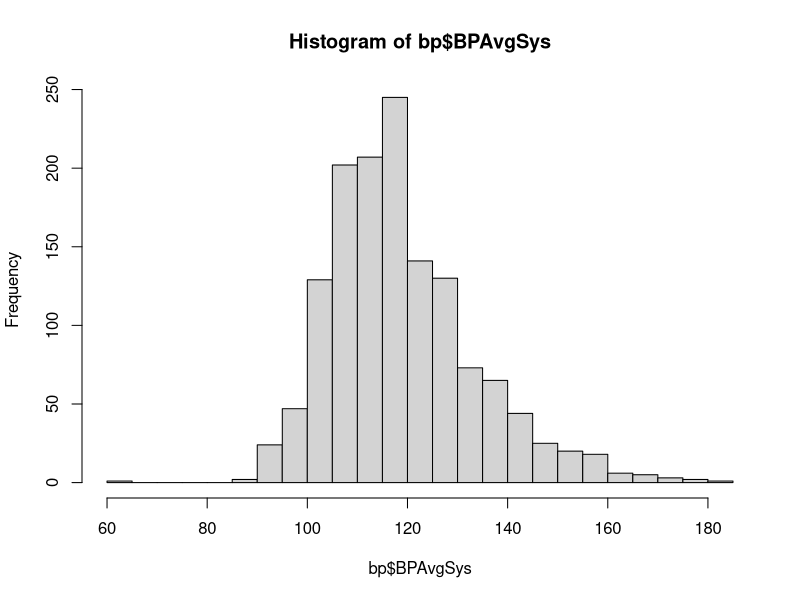
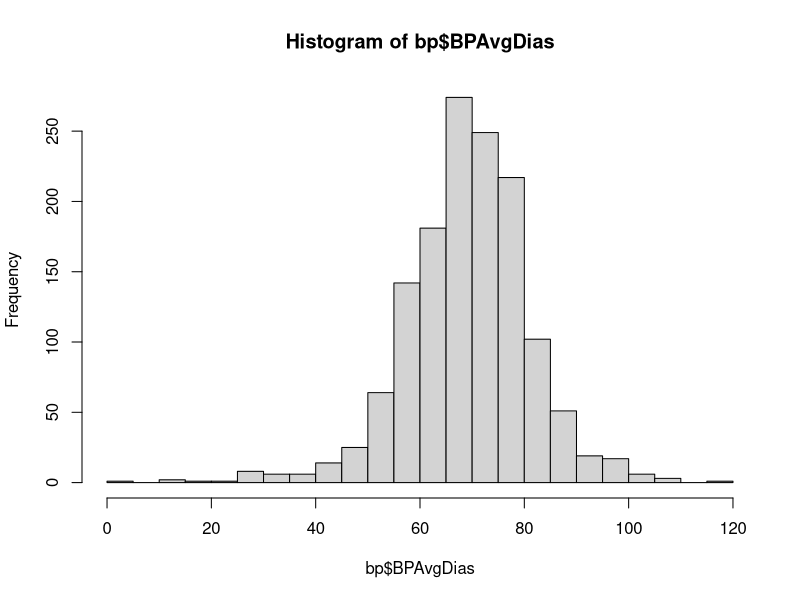
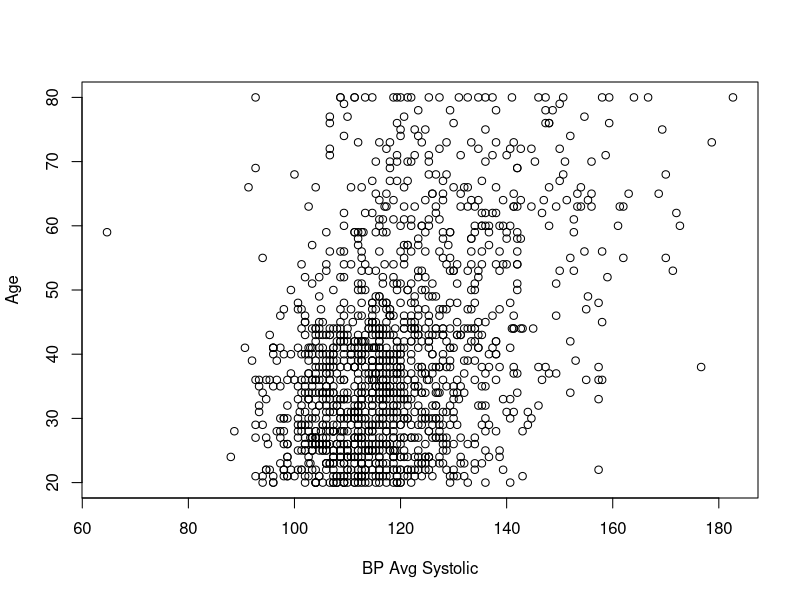
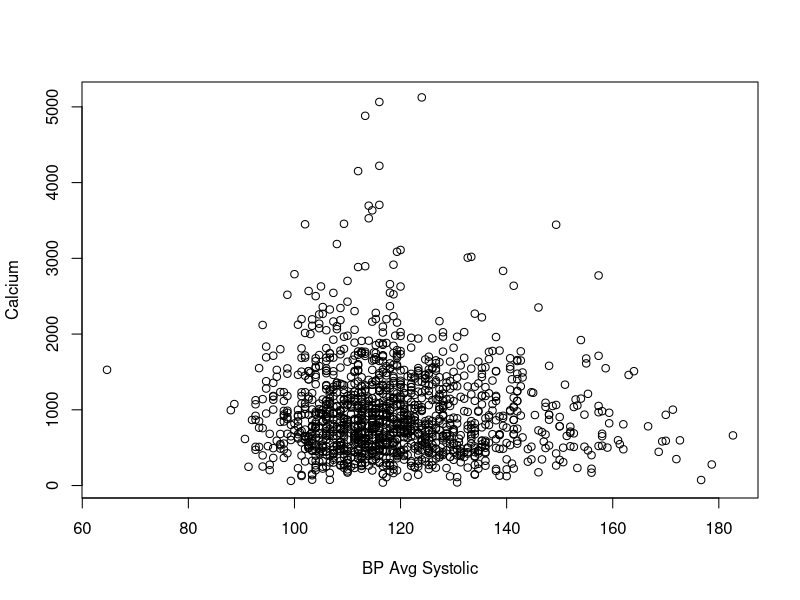
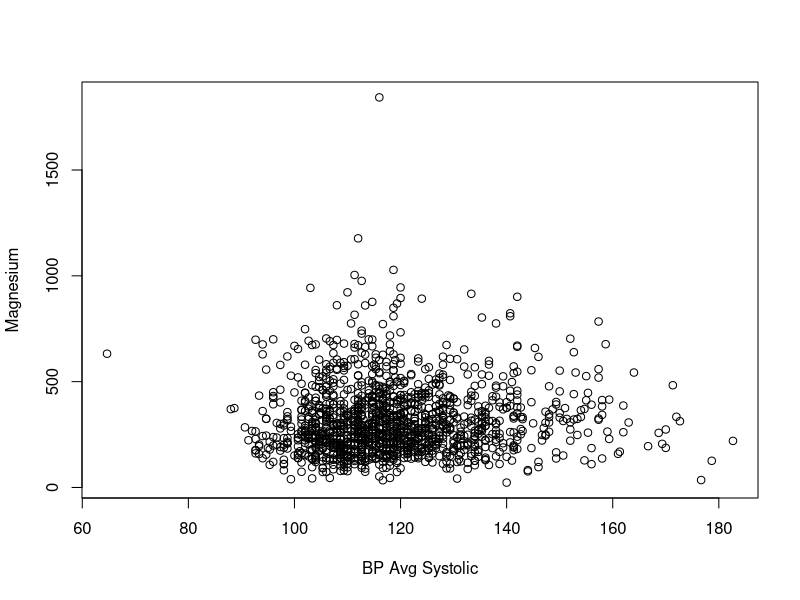
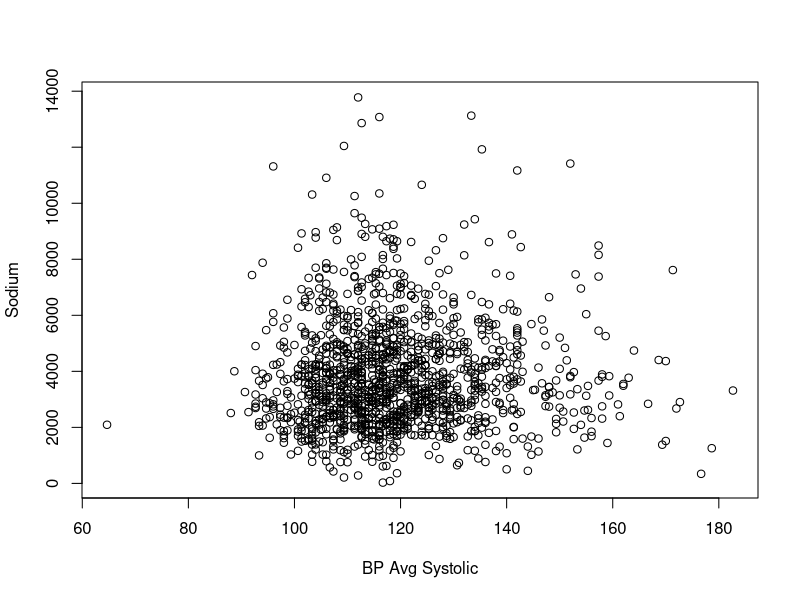
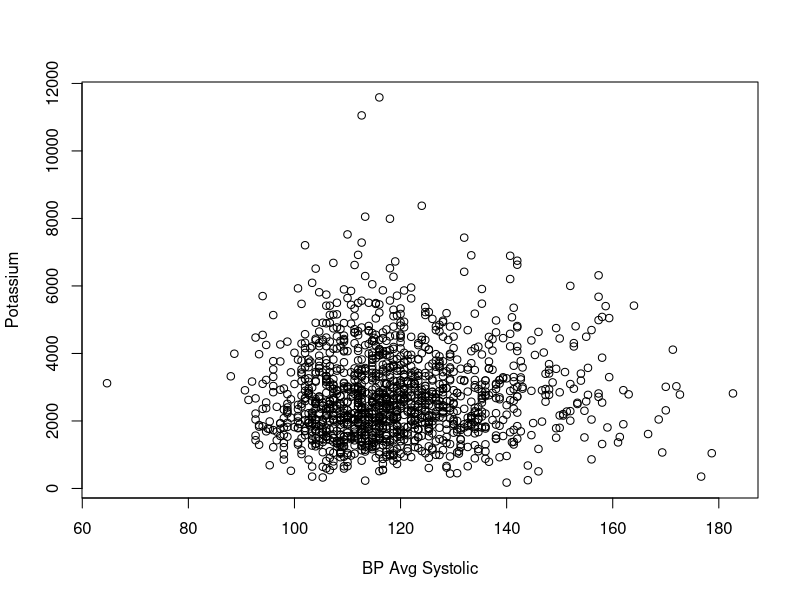
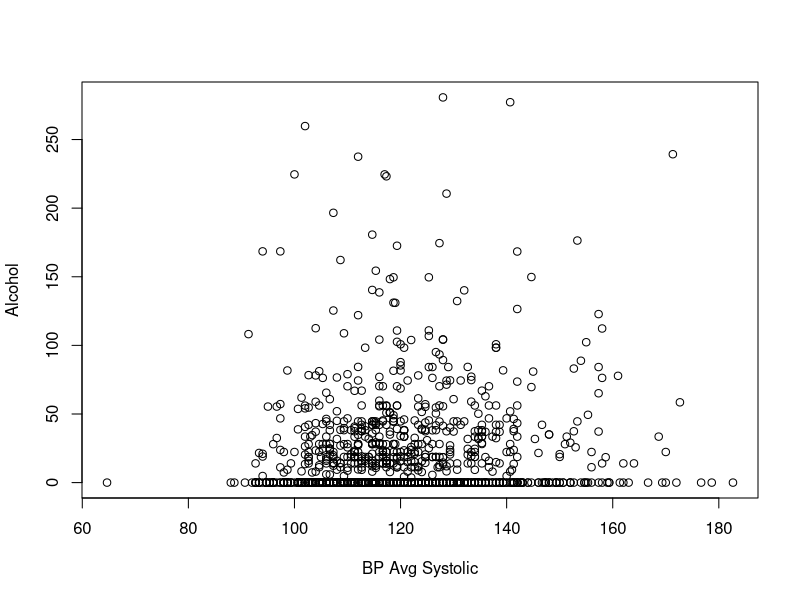

Reproduce these figures in R, in order.
## ---- chunk 1
knitr::opts_chunk$set(echo = TRUE)
## ---- chunk 2
bp = read.csv("NHANES Filtered Workbook.csv")
bp$BPAvgSys = rowMeans(bp[c("BPXSY1", "BPXSY2", "BPXSY3")], na.rm=TRUE)
bp$BPAvgDias = rowMeans(bp[c("BPXDI1", "BPXDI2", "BPXDI3")], na.rm=TRUE)
library(dplyr)
bp = select(bp,-c(SEQN, BPXSY1, BPXSY2, BPXSY3,BPXDI1,BPXDI2, BPXDI3, LBXIN, LBDINSI, LBDLDL, DIQ050, URXPREG,IND235))
## ---- chunk 3
bp = na.omit(bp)
bp$DBD895 = replace(bp$DBD895, bp$DBD895==5555, 22)
## ---- chunk 4
bp = bp %>% filter(RIDEXPRG != 3, INDHHIN2 %in% c(1:10,14,15), DRQSPREP != 9, DRQSDIET != 9, !ALQ130 %in% c(777,999), !DIQ010 %in% c(7,9), !DIQ160 %in% c(7,9), !DBD895 %in% c(7777,9999), !DPQ030 %in% c(7,9), !MCQ080 %in% c(7,9), !MCQ160B %in% c(7,9), !MCQ160C %in% c(7,9), !MCQ160F %in% c(7,9), !PAD680 %in% c(7777,9999), !SMQ020 %in% c(7,9))
## ---- chunk 5
colnames(bp)[1:34] = c("Sex","Age","Race","Pregnant", "InfantsInHousehold", "ChildrenInHousehold", "SeniorsInHousehold", "Income", "SaltUsed", "SpecialDiet", "Calcium","Magnesium","Sodium","Potassium","Alcohol", "Weight","BMI", "Waist", "LabCalcium", "LabCholesterol", "LabTriglycerides", "LabHDL", "LabGlucose", "DailyAlcoholicDrinks", "Diabetic","Prediabetic", "WeeklyMealsNotHomePrepared", "HighBP", "Overweight", "CongestiveHeartFailure", "CoronaryHeartDisease", "Stroke", "SedentaryMins", "SmokedCigarettes")

## ---- chunk 6
bp = select(bp,-c(Diabetic))
## ---- chunk 7
# Create training and testing set
# split samples (75% for training and 25% for testing)
select.bp <- sample(1:nrow(bp), 0.75*nrow(bp))
bp <- bp[select.bp,]  #Selecting 75% of the data for training purpose
bp_test <- bp[-select.bp,]  #Selecting 25% (remaining) of the data for testing purpose
## ---- chunk 8
bp_d = subset(bp, select= -c(BPAvgSys))
bp_s = subset(bp, select= -c(BPAvgDias))
## ---- chunk 9
hist(bp$BPAvgSys, breaks =40)
hist(bp$BPAvgDias, breaks=40)
## ---- chunk 10
numerical = subset(bp, select = c(Age, Calcium, Magnesium, Sodium, Potassium, Alcohol, Weight, BMI, Waist, LabCalcium, LabCholesterol, LabTriglycerides, LabHDL, LabGlucose, DailyAlcoholicDrinks, WeeklyMealsNotHomePrepared, SedentaryMins))
i = 1
while (i <= length(names(numerical))) {
  plot(bp$BPAvgSys, numerical[,i], xlab = "BP Avg Systolic", ylab = names(numerical)[i])
  i = i + 1
}
## ---- chunk 11

i=1
while (i <= length(names(numerical))) {
  plot(bp$BPAvgDias, numerical[,i], xlab = "BP Avg Diastolic", ylab = names(numerical)[i])
  i = i + 1
}

## ---- chunk 12
characs = subset(bp, select = -c(Age, Calcium, Magnesium, Sodium, Potassium, Alcohol, Weight, BMI, Waist, LabCalcium, LabCholesterol, LabTriglycerides, LabHDL, LabGlucose, DailyAlcoholicDrinks, WeeklyMealsNotHomePrepared, SedentaryMins, BPAvgSys, BPAvgDias))
i = 1
while (i <= length(names(characs))) {
  boxplot(bp$BPAvgSys ~ characs[,i], xlab = "BP Avg Systolic", ylab = names(characs)[i])
  i = i + 1
}
## ---- chunk 13
i = 1
while (i <= length(names(characs))) {
  boxplot(bp$BPAvgDias ~ characs[,i], xlab = "BP Avg Diastolic", ylab = names(characs)[i])
  i = i + 1
}
## ---- chunk 14
cor(bp, method = "pearson")[,"BPAvgSys"]
## ---- chunk 15
cor(bp_d, method = "pearson")[,"BPAvgDias"]
## ---- chunk 16
full_sys = lm(BPAvgSys ~ as.factor(Sex)+Age+as.factor(Race)+as.factor(Pregnant)+as.factor(InfantsInHousehold)+as.factor(ChildrenInHousehold)+as.factor(SeniorsInHousehold)+as.factor(Income)+as.factor(SaltUsed)+as.factor(SpecialDiet)+Calcium+Magnesium+Sodium+ Potassium + Alcohol + BMI + Waist + LabCalcium + LabCholesterol + LabTriglycerides + LabHDL + LabGlucose + DailyAlcoholicDrinks + as.factor(Prediabetic) + WeeklyMealsNotHomePrepared + as.factor(HighBP) + as.factor(Overweight) + as.factor(CongestiveHeartFailure)+as.factor(CoronaryHeartDisease)+as.factor(Stroke)+SedentaryMins + as.factor(SmokedCigarettes), data=bp_s)
summary(full_sys)
## ---- chunk 17
# compute influential points statistics
influence.measures(full_sys)
# print out only observations that may be influential 
summary(influence.measures(full_sys))

plot(rstudent(full_sys)~hatvalues(full_sys))
abline(h =-3, col="red")  # add cutoff line
abline(h = 3, col="red")  # add cutoff line

LargeResiduals <- abs(rstudent(full_sys)) > 3
bp_s_less_out <- bp_s[!LargeResiduals, ]
nrow(bp_s)-nrow(bp_s_less_out)
## ---- chunk 18
library(car)
## ---- chunk 19
vif(full_sys)
## ---- chunk 20
step(full_sys, direction = "backward", trace=FALSE)
## ---- chunk 21
m_s1 = lm(formula = BPAvgSys ~ as.factor(Sex) + Age + as.factor(Race) + 
    as.factor(SeniorsInHousehold) + as.factor(Income) + as.factor(SaltUsed) + 
    as.factor(SpecialDiet) + Magnesium + Alcohol + BMI + LabCholesterol + 
    LabTriglycerides + LabHDL + as.factor(CongestiveHeartFailure) + 
    as.factor(CoronaryHeartDisease), data = bp_s)
summary(m_s1)
## ---- chunk 22
Base = lm(BPAvgSys ~ 1, data=bp_s)
step(Base, scope=formula(full_sys),direction = "forward", trace=FALSE)
## ---- chunk 23
full_sys_new = lm(BPAvgSys ~ as.factor(Sex)+Age+as.factor(Race)+as.factor(Pregnant)+as.factor(InfantsInHousehold)+as.factor(ChildrenInHousehold)+as.factor(SeniorsInHousehold)+as.factor(Income)+as.factor(SaltUsed)+as.factor(SpecialDiet)+Calcium+Magnesium+Sodium+ Potassium + Alcohol + BMI + Waist + LabCalcium + LabCholesterol + LabTriglycerides + LabHDL + LabGlucose + DailyAlcoholicDrinks + as.factor(Prediabetic) + WeeklyMealsNotHomePrepared + as.factor(HighBP) + as.factor(Overweight) + as.factor(CongestiveHeartFailure)+as.factor(CoronaryHeartDisease)+as.factor(Stroke)+SedentaryMins + as.factor(SmokedCigarettes), data=bp_s_less_out)

plot(rstudent(full_sys_new)~hatvalues(full_sys_new))
abline(h =-3, col="red")  # add cutoff line
abline(h = 3, col="red")  # add cutoff line
## ---- chunk 24
summary(full_sys_new)
## ---- chunk 25
step(full_sys_new, direction = "backward", trace=FALSE)
## ---- chunk 26
m_s2_less_out = lm(formula = BPAvgSys ~ as.factor(Sex) + Age + as.factor(Race) + 
    as.factor(SeniorsInHousehold) + as.factor(Income) + as.factor(SaltUsed) + 
    as.factor(SpecialDiet) + Calcium + Sodium + Alcohol + BMI + 
    LabCalcium + LabCholesterol + LabTriglycerides + LabHDL + 
    LabGlucose + as.factor(CongestiveHeartFailure) + as.factor(CoronaryHeartDisease), 
    data = bp_s_less_out)
summary(m_s2_less_out)
## ---- chunk 27
#residuals vs fitted values plot
plot(fitted(full_sys), rstandard(full_sys))
abline(a=0,b=0,col='red')

#residuals vs independent variables
plot(bp_s$Age,  rstandard(full_sys), main="Age vs residuals plot for M2")
abline(a=0, b=0,col='red')
plot(bp_s$Income,  rstandard(full_sys), main="Income vs residuals plot for M2")
abline(a=0, b=0,col='red')
plot(bp_s$BMI,  rstandard(full_sys), main="Wealth vs residuals plot for M2")
abline(a=0, b=0,col='red')
plot(bp_s$LabTriglycerides,  rstandard(full_sys), main="Triglycerides vs residuals plot for M2")
abline(a=0, b=0,col='red')
plot(bp_s$Alcohol,  rstandard(full_sys), main="Alcohol vs residuals plot for M2")
abline(a=0, b=0,col='red')
plot(bp_s$WeeklyMealsNotHomePrepared,  rstandard(full_sys), main="WeeklyMealsNotHomePrepared vs residuals plot for M2")
abline(a=0, b=0,col='red')

#normal probability plot of residuals
qqnorm(rstandard(full_sys))
qqline(rstandard(full_sys),col=2)
## ---- chunk 28

Alcohol2 = bp_s$Alcohol^2
LabTriglycerides2 = bp_s$LabTriglycerides^2
WeeklyMealsNotHomePrepared2 = bp_s$WeeklyMealsNotHomePrepared^2

# attach it to bp_s dataset
bp_s=cbind(bp_s, Alcohol2,LabTriglycerides2, WeeklyMealsNotHomePrepared2)

full_sys_transformed = lm(BPAvgSys ~ as.factor(Sex)+Age+as.factor(Race)+as.factor(Pregnant)+as.factor(InfantsInHousehold)+as.factor(ChildrenInHousehold)+as.factor(SeniorsInHousehold)+as.factor(Income)+as.factor(SaltUsed)+as.factor(SpecialDiet)+Calcium+Magnesium+Sodium+ Potassium + Alcohol + Alcohol2 + BMI + Waist + LabCalcium + LabCholesterol + LabTriglycerides+ LabTriglycerides2 + LabHDL + LabGlucose + DailyAlcoholicDrinks + as.factor(Prediabetic) + WeeklyMealsNotHomePrepared + WeeklyMealsNotHomePrepared2 + as.factor(HighBP) + as.factor(Overweight) + as.factor(CongestiveHeartFailure)+as.factor(CoronaryHeartDisease)+as.factor(Stroke)+SedentaryMins + as.factor(SmokedCigarettes), data=bp_s)
summary(full_sys_transformed)
## ---- chunk 29
#residuals vs fitted values plot
plot(fitted(full_sys_transformed), rstandard(full_sys_transformed))
abline(a=0,b=0,col='red')

plot(bp_s$LabTriglycerides2,  rstandard(full_sys_transformed), main="Triglycerides vs residuals plot for M2")
abline(a=0, b=0,col='red')
plot(bp_s$Alcohol2,  rstandard(full_sys_transformed), main="Alcohol vs residuals plot for M2")
abline(a=0, b=0,col='red')
plot(bp_s$WeeklyMealsNotHomePrepared2,  rstandard(full_sys_transformed), main="WeeklyMealsNotHomePrepared vs residuals plot for M2")
abline(a=0, b=0,col='red')

#normal probability plot of residuals
qqnorm(rstandard(full_sys_transformed))
qqline(rstandard(full_sys_transformed),col=2)
## ---- chunk 30
step(full_sys_transformed, direction = "backward", trace=FALSE)
## ---- chunk 31
m_s3_trans = lm(formula = BPAvgSys ~ as.factor(Sex) + Age + as.factor(Race) + 
    as.factor(SeniorsInHousehold) + as.factor(Income) + as.factor(SaltUsed) + 
    as.factor(SpecialDiet) + Magnesium + Alcohol + Alcohol2 + 
    BMI + LabCholesterol + LabTriglycerides + LabTriglycerides2 + 
    LabHDL + as.factor(CongestiveHeartFailure) + as.factor(CoronaryHeartDisease), 
    data = bp_s)
summary(m_s3_trans)
## ---- chunk 32
Alcohol2 = bp_s_less_out$Alcohol^2
LabTriglycerides2 = bp_s_less_out$LabTriglycerides^2
WeeklyMealsNotHomePrepared2 = bp_s_less_out$WeeklyMealsNotHomePrepared^2

# attach it to bp_s dataset
bp_s_less_out=cbind(bp_s_less_out, Alcohol2,LabTriglycerides2, WeeklyMealsNotHomePrepared2)

full_sys_tran_less_out = lm(BPAvgSys ~ as.factor(Sex)+Age+as.factor(Race)+as.factor(Pregnant)+as.factor(InfantsInHousehold)+as.factor(ChildrenInHousehold)+as.factor(SeniorsInHousehold)+as.factor(Income)+as.factor(SaltUsed)+as.factor(SpecialDiet)+Calcium+Magnesium+Sodium+ Potassium + Alcohol + Alcohol2 + BMI + Waist + LabCalcium + LabCholesterol + LabTriglycerides+ LabTriglycerides2 + LabHDL + LabGlucose + DailyAlcoholicDrinks + as.factor(Prediabetic) + WeeklyMealsNotHomePrepared + WeeklyMealsNotHomePrepared2 + as.factor(HighBP) + as.factor(Overweight) + as.factor(CongestiveHeartFailure)+as.factor(CoronaryHeartDisease)+as.factor(Stroke)+SedentaryMins + as.factor(SmokedCigarettes), data=bp_s_less_out)
summary(full_sys_tran_less_out)
## ---- chunk 33
step(full_sys_tran_less_out, direction = "backward", trace=FALSE)
## ---- chunk 34
m_s4_trans_out_comb = lm(formula = BPAvgSys ~ as.factor(Sex) + Age + as.factor(Race) + 
    as.factor(SeniorsInHousehold) + as.factor(Income) + as.factor(SaltUsed) + 
    Calcium + Sodium + Alcohol + Alcohol2 + BMI + LabCalcium + 
    LabTriglycerides + LabTriglycerides2 + LabHDL + LabGlucose + 
    as.factor(CongestiveHeartFailure) + as.factor(CoronaryHeartDisease), 
    data = bp_s_less_out)
summary(m_s4_trans_out_comb)
## ---- chunk 35
#residuals vs fitted values plot
plot(fitted(m_s4_trans_out_comb), rstandard(m_s4_trans_out_comb))
abline(a=0,b=0,col='red')

plot(bp_s_less_out$LabTriglycerides2,  rstandard(m_s4_trans_out_comb), main="Triglycerides vs residuals plot for M2")
abline(a=0, b=0,col='red')
plot(bp_s_less_out$BMI,  rstandard(m_s4_trans_out_comb), main="BMI vs residuals plot for M2")
abline(a=0, b=0,col='red')
plot(bp_s_less_out$Alcohol2,  rstandard(m_s4_trans_out_comb), main="Alcohol vs residuals plot for M2")
abline(a=0, b=0,col='red')

#normal probability plot of residuals
qqnorm(rstandard(full_sys_transformed))
qqline(rstandard(full_sys_transformed),col=2)
